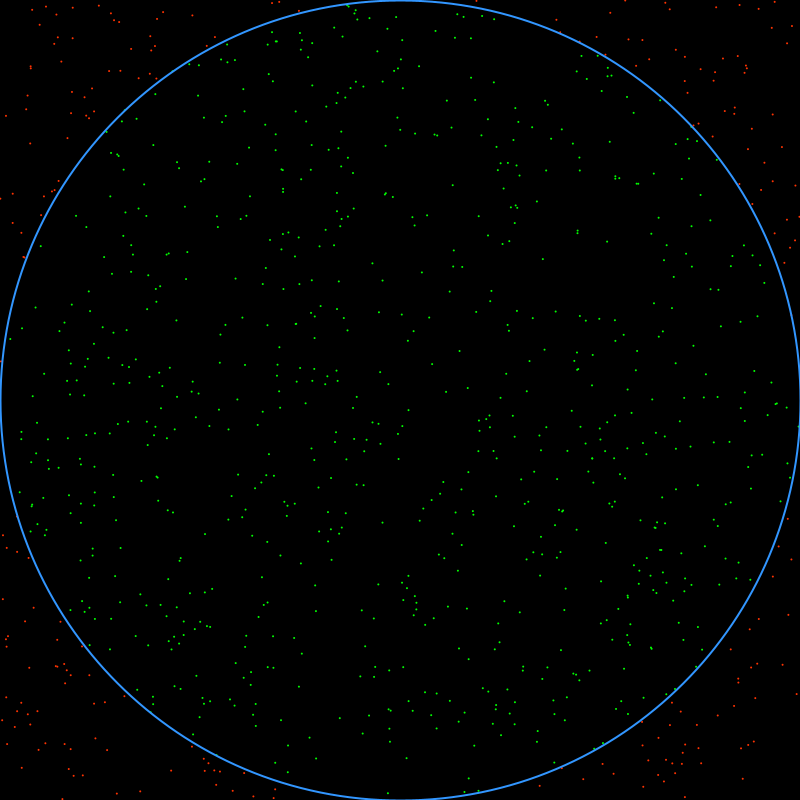
Frame 1 (no input)
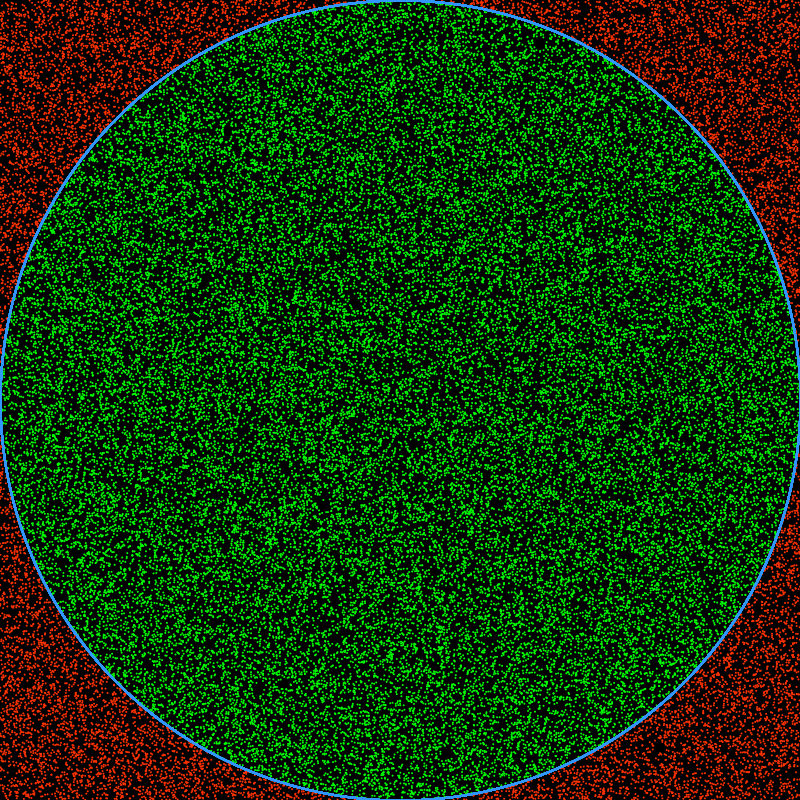
Frame 60 (the mouse pressed at the canvas centre just before this capture)
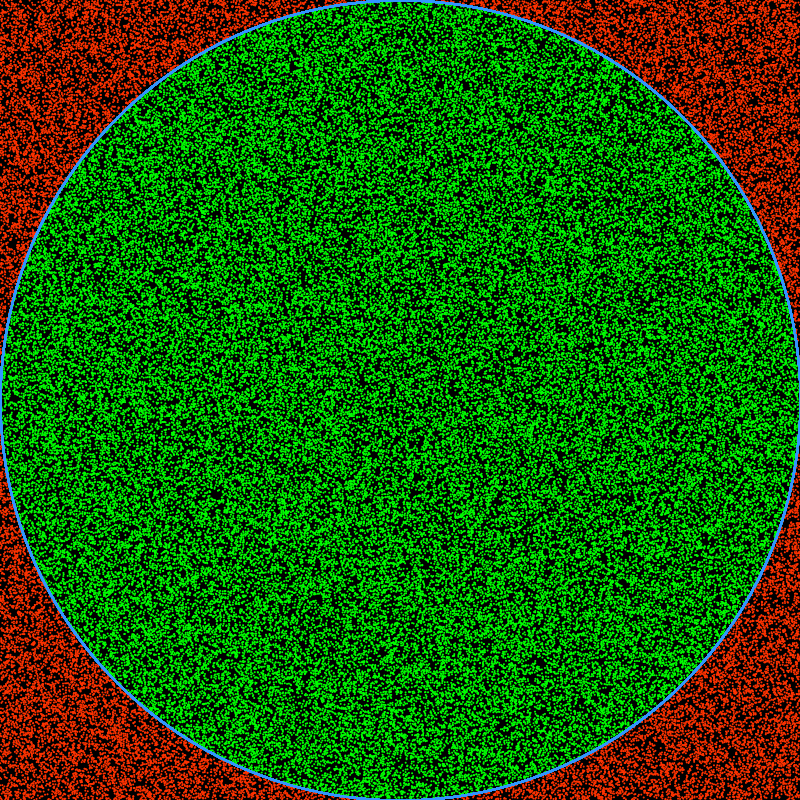
Frame 120 (the mouse held since frame 60 and released just before this capture)

The Processing sketch that drew these frames (run headless with seeded random() and noise(); from frame 60 on, the mouse is pressed at the canvas centre):

// Processing sketch: PiApproxDots
// ── PiApproxDots.pde
int step = 1000;
long amountOfPoints = 0;
long pointsInCircle = 0;
PVector middle;

void setup() {
  size(800, 800);
  middle = new PVector(width/2, height/2);
  background(0);
  //DrawMiddleCircle();
}



void draw() {
  fill(255);
  noStroke();
  for (int i = 0; i < step; i++) {
    PVector pos = new PVector(random(width), random(height));
    if (PVector.dist(pos, middle) < width/2) {
      pointsInCircle++;
      fill(0, 255, 0);
    } else {
      fill(255, 50, 0);
    }
    ellipse(pos.x, pos.y, 2, 2);
    amountOfPoints++;
  }
  DrawMiddleCircle();

  println(4 * (double)pointsInCircle / (double)amountOfPoints);
}

void DrawMiddleCircle() {
  stroke(50, 150, 255);
  strokeWeight(2);
  noFill();
  ellipse(middle.x, middle.y, width, height);
}
